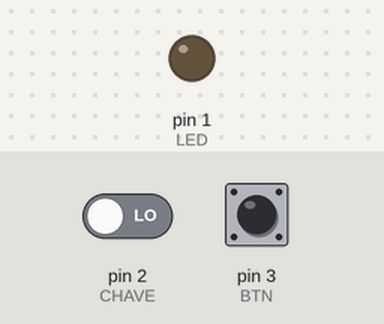
Simulated run of this sketch. Board: Arduino Uno, built with avr-gcc and run on an emulated ATmega328P. Shown: output pins drawn as LEDs (lit = HIGH). Inputs (shaded band) come from the test bench; at power-on: pin 2 (CHAVE) LOW, pin 3 (BTN) LOW.

Above: at 1.2 s.
1.3 s: pin 2 (CHAVE) driven HIGH
At 2.3 s:
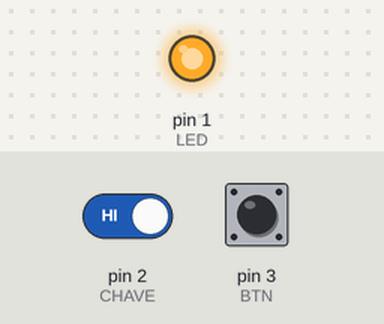
2.8 s: pin 2 (CHAVE) driven LOW
At 3.5 s:
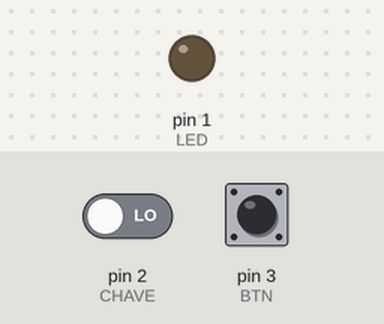
4.3 s: pin 3 (BTN) pulled HIGH for 3.2 s
At 4.6 s:
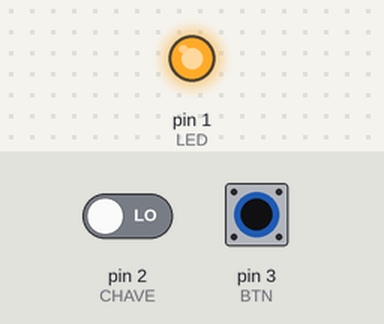
Timing chart, 0 to 9.0 s (numbered marks = the images above; inputs shaded):
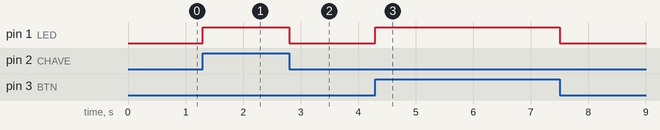

Measured:
- after the input at 1.3 s, pin 1 (LED): LOW → HIGH at once
- after the input at 2.8 s, pin 1 (LED): HIGH → LOW at once
- after the input at 4.3 s, pin 1 (LED): LOW → HIGH at once, → LOW 3.2 s later

The sketch:

04a_Usando_Botao.ino
```cpp
/*
    Ligue o LED utilizando botão ou chave.
    * botão 1 => BNT_1 = 0,1s
    * botão 2 => BNT_2 = 1s

    OBS: com chave ativada LED permanece ligado permanentemente até ser desativada
*/

// #define => Constante
#define LED	1 // definir pino "7" Arduino (apelidar de LED)
#define CHAVE 2 // definir pino "2" Arduino (apelidar de CHAVE_1)
#define BTN 3 // definir pino "3" Arduino (apelidar de BTN_2)
int velocidade = 500; // variável

// ler um vez
void setup() {
	pinMode(CHAVE, INPUT); // pino(porta, entrada)
	pinMode(BTN, INPUT); // pino(porta, entrada)
  	pinMode(LED, OUTPUT); // pino(porta, saída)
}

// loop infinito
void loop() {
    // LED pisca em 0,1s (mudança de estado do botão quando pressionado)
  if ( digitalRead(CHAVE) == 1 ) {
    digitalWrite(LED, 1);
    while (digitalRead(CHAVE) == 1){}
  } else if ( digitalRead(BTN) == 1 ) {
    digitalWrite(LED, 1);
    while (digitalRead(BTN) == 1){}
  } else {
    digitalWrite(LED, 0);
  }
}
```

TESTE01.cpp
```cpp
#include <Arduino.h>
```

TESTE02.cpp
```cpp
#include <Arduino.h> 
```

TESTE03.cpp
```cpp
#include <Arduino.h>
```
